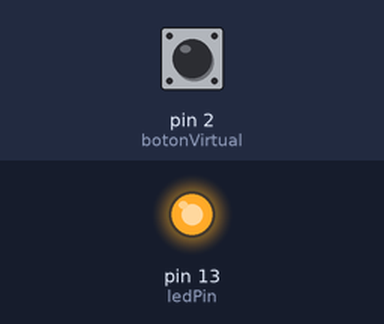
Simulated run of this sketch. Board: Arduino Uno, built with avr-gcc and run on an emulated ATmega328P. Parts: output pins drawn as LEDs (lit = HIGH). Inputs (shaded band) come from the test bench; at power-on: pin 2 (botonVirtual) HIGH.

Above: at 1.2 s.
1.3 s: pin 2 (botonVirtual) pulled LOW for 0.15 s
At 1.37 s:
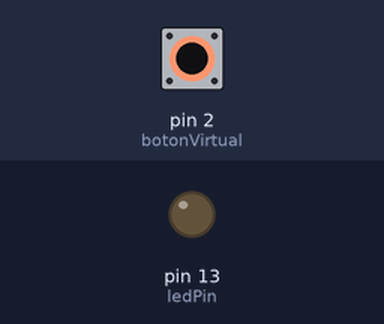
2.9 s: pin 2 (botonVirtual) pulled LOW for 3.2 s
At 6.4 s:
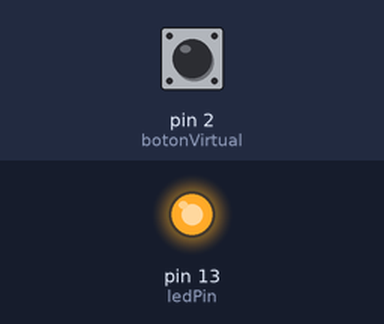
Timing chart, 0 to 7.9 s (numbered marks = the images above; inputs shaded):
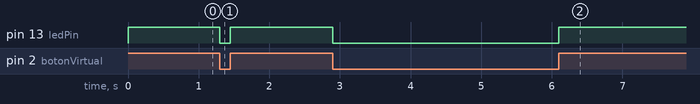

Measured:
- after the input at 1.3 s, pin 13 (ledPin): HIGH → LOW at once, → HIGH 0.15 s later
- after the input at 2.9 s, pin 13 (ledPin): HIGH → LOW at once, → HIGH 3.2 s later

The sketch:

arduino-botonVirtual.ino
```cpp
/*
  Un botón conectado al Arduino controla un LED
  Un INPUT conectado al Arduino controla un OUTPUT

  Este codigo es parte del ejemplo con el que controlamos
  Arduino desde una señal externa enviada por el ESP,
  que a su vez recibe la instrucción – request – desde un cliente web

  Autor: Sergio Majluf
  Enero de 2017

*/

const int botonVirtual = 2;
const int ledPin =  13;
int estadoBoton = 0;

void setup() {
  pinMode(ledPin, OUTPUT);
  // Usamos Pullup para conectar directamente ambos MCU
  pinMode(botonVirtual, INPUT_PULLUP);
}

void loop() {
  estadoBoton = digitalRead(botonVirtual);
  // si estadoBoton es HIGH
  if (estadoBoton == HIGH) {
    // Enciende LED
    digitalWrite(ledPin, HIGH);
  } else {
    // Apaga LED
    digitalWrite(ledPin, LOW);
  }
}
```
